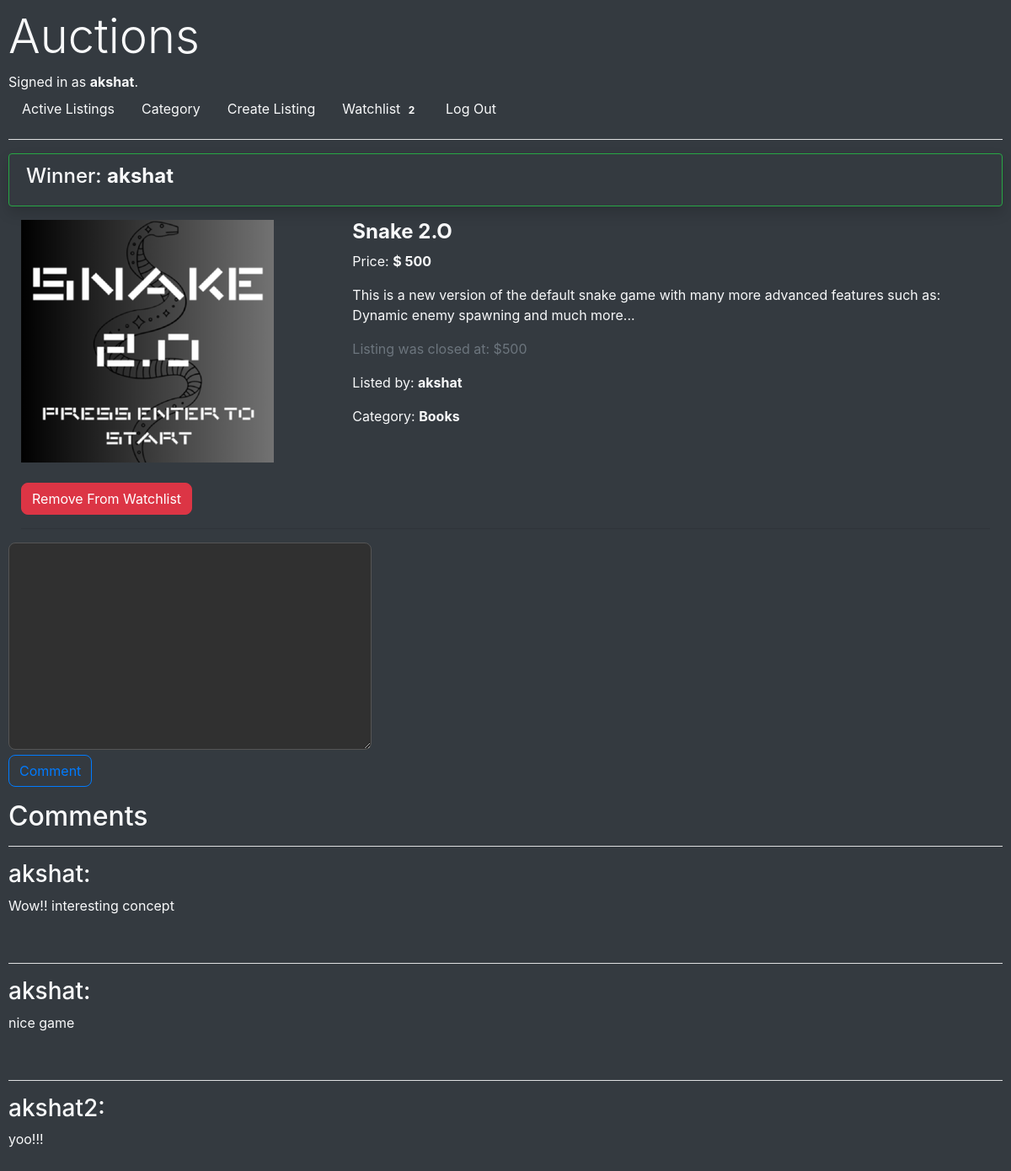
Page /25 (signed in) on the committed database.
### auctions/models.py (models this page shows, shortened)
class User(AbstractUser):
    watchlist = models.ManyToManyField('Listings', blank=True)
    def __str__(self) -> str:
        return f"{self.username}"
    def get_watchlist_length(self):
        return len(self.watchlist.all())

class Listings(models.Model):
    CATEGORY_CHOICES = [
        ('Electronics', 'Electronics'),
        ('Clothing', 'Clothing'),
        ('Books', 'Books'),
    ]
    title = models.CharField(max_length=96)
    description = models.TextField()
    starting_bid = models.IntegerField() # Which is also the current highest bid
    image = models.ImageField(upload_to='images/', blank=True)
    closed = models.BooleanField(default=False)  # Add a 'closed' field
    winner = models.ForeignKey(User, on_delete=models.SET_NULL, null=True, blank=True)
    category = models.CharField(max_length=20, choices=CATEGORY_CHOICES, default='Electronics')
    def get_all_comments(self):
        comments = self.comments.all()
        return comments

class Comments(models.Model):
    user = models.ForeignKey(User, on_delete=models.CASCADE)
    listing = models.ForeignKey(Listings, on_delete=models.CASCADE, related_name="comments")
    comment = models.TextField()

### auctions/views.py (the view, shortened to what this page needs)
# urls.py: path("<int:listing_id>", views.listing, name="listing"),
def listing(request, listing_id):
    user = request.user
    error_messages = None
    exists_in_watchlist = False
    listing = Listings.objects.get(id=listing_id)
    creator = ListingCreated.objects.get(listings_created=listing)
    current_user_is_creator = (user == creator.user)
    if user.is_authenticated:
        watchlist = user.watchlist.all()
        exists_in_watchlist = True if listing in watchlist else False
    return render(request, "auctions/listing.html", {
            "listing": listing,
            "bid_form": BidForm(),
            "error_message": error_messages,
            "exists_in_watchlist": exists_in_watchlist,
            "creator": creator.user,
            "current_user_is_creator": current_user_is_creator,
            "comment_form": CommentForm(),
            "all_comments": listing.get_all_comments()
        })

### auctions/forms.py
class BidForm(forms.ModelForm):
    class Meta:
        model = Bids
        fields = ['amount']

class CommentForm(forms.ModelForm):
    class Meta:
        model = Comments
        fields = ['comment']

### auctions/templates/auctions/listing.html (shortened to what this page needs)
{% extends "auctions/layout.html" %}
{% block body %}
{% if listing.closed and listing.winner %}
    <div class="alert alert-success bg-dark text-light border-success rounded shadow" role="alert">
        <h4 class="text-light">Winner: <strong>{{ listing.winner }}</strong></h4>
    </div>
{% endif %}
<div class="container-fluid text-light listing-container">
    <div class="row">
        {% if listing.image %}
            <div class="col-md-4">
                <img src="{{ listing.image.url }}" alt="{{ listing.title }}" class="img-fluid"><br>
                <br>
                {% if user.is_authenticated %}
                    <form method="post"  action="{% url 'watchlist' %}">
                        {% if exists_in_watchlist %}
                            <button class="btn btn-danger" type="submit" name="add" value="{{listing.id}}">Remove From Watchlist</button>
                        {% else %}
                            <button class="btn btn-primary" type="submit" name="add" value="{{listing.id}}">Add To Watchlist</button>
                        {% endif %}
                    </form>
                {% endif %}
            </div>
        {% endif %}
        <div class="col-md-8">
            <h4><b>{{ listing.title }}</b></h4>
            <p>Price: <b>$ {{ listing.starting_bid }}</b></p>
            <p>{{ listing.description }}</p>
            {% if listing.closed %}
                <p class="text-light text-muted">Listing was closed at: ${{ listing.starting_bid }}</p>
            {% endif %}
            <p class="text-light">Listed by: <strong>{{ creator.username }}</strong></p>
            <p class="text-light">Category: <strong>{{ listing.category }}</strong></p>
        </div>
    </div>
    <hr class="text-light">
</div>
{% if user.is_authenticated %}
    <form method="post" action="{% url 'comment' %}" class="form-group bg-dark text-muted">
        {{ comment_form.comment }}<br>
        <button class="btn btn-outline-primary" type="submit" name="cmt" value="{{listing.id}}">Comment</button>
    </form>
{% endif %}
<h2 class="text-light">Comments</h2>
{% for cmt in all_comments %}
    <hr class="bg-light">
    <h3 class="text-light">{{ cmt.user.username }}:</h3>
    <p class="text-light">{{ cmt.comment }}</p><br>
{% empty %}
    <p class="text-light">No comments yet!!</p>
{% endfor %}
{% endblock %}

### auctions/templates/auctions/layout.html (shortened to what this page needs)
{% load static %}
<!DOCTYPE html>
<html lang="en">
    <head>
        <link rel="stylesheet" href="https://stackpath.bootstrapcdn.com/bootstrap/4.4.1/css/bootstrap.min.css">
        <link href="{% static 'auctions/styles.css' %}" rel="stylesheet">
    </head>
    <body class="bg-dark">
        <h1 class=" display-4 text-light">Auctions</h1>
        <div class="text-light">
            {% if user.is_authenticated %}
                Signed in as <strong>{{ user.username }}</strong>.
            {% else %}
                Not signed in.
            {% endif %}
        </div>
        <ul class="nav navbar-dark">
            <li class="nav-item">
                <a class="nav-link text-light" href="{% url 'index' %}">Active Listings</a>
            </li>
            <li class="nav-item">
                <a class="nav-link text-light" href="{% url 'category' %}">Category</a>
            </li>
            {% if user.is_authenticated %}
                <li class="nav-item">
                    <a class="nav-link text-light" href="{% url 'create' %}">Create Listing</a>
                </li>
                <li class="nav-item">
                    <a class="nav-link text-light" href="{% url 'watchlist' %}">
                        Watchlist
                        {% if user.get_watchlist_length > 0 %}
                            <span class="badge badge-dark">{{ user.get_watchlist_length }}</span>
                        {% endif %}
                    </a>
                </li>
                <li class="nav-item">
                    <a class="nav-link text-light" href="{% url 'logout' %}">Log Out</a>
                </li>
            {% endif %}
        </ul>
        <hr class="bg-light">
        {% block body %}
        {% endblock %}
    </body>
</html>

### auctions/static/auctions/styles.css (style rules this page uses)
body { padding: 10px; }

### auctions/templates/auctions/layout.html (style rules this page uses)
.form-group input, .form-group textarea { background-color: #303030; color: #c0c0c0; border: 1px solid #555; border-radius: 8px; transition: background-color 0.3s, border-color 0.3s; }
.btn { border-radius: 8px; transition: background-color 0.3s, border-color 0.3s; }

### rows in the picture
User: username "akshat", get_watchlist_length "2"
Listings: winner "akshat", image (picture), title "Snake 2.O", starting_bid "500", description "This is a new version of the default snake game with many more advanced features such as: Dynamic enemy spawning and much more...", category "Books"
Comments: user.username "akshat", comment "Wow!! interesting concept"
Comments: user.username "akshat", comment "nice game"
Comments: user.username "akshat2", comment "yoo!!!"
